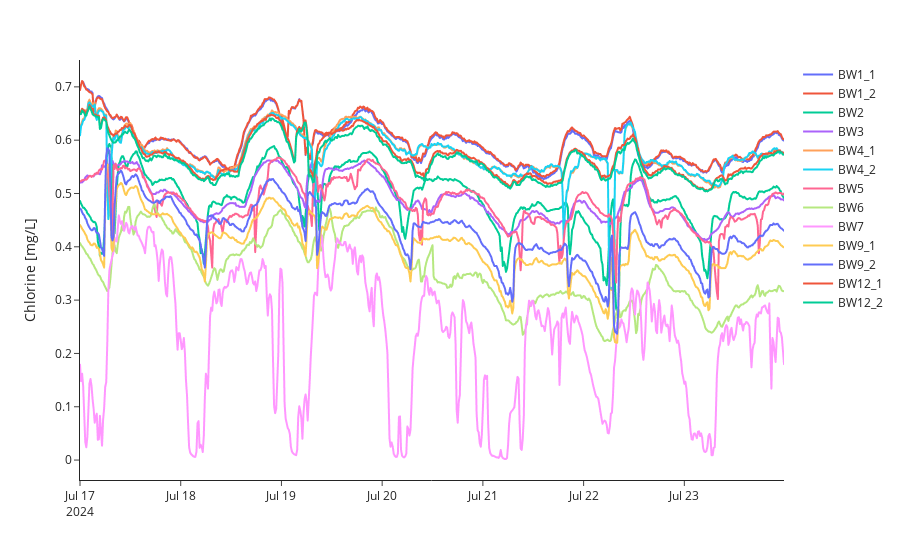

Write notebook code for a chart like this one.
### Markdown cell above
Chlorine time series plotting.

### Code cell
# chlorine data
try:
    wq_bwfl_ids = wq_df.dropna(subset=['mean'])['bwfl_id'].unique()
    plot_wq_df = wq_df[(wq_df['bwfl_id'].isin(wq_bwfl_ids)) & (wq_df['data_type'] == 'chlorine')]
    plot_wq_df.loc[:, :] = plot_wq_df.loc[:, :].replace(0.0, np.nan)

    fig = px.line(
        plot_wq_df,
        x='datetime',
        y='mean',
        color='bwfl_id',
    )

    fig.update_layout(
        xaxis_title='',
        yaxis_title='Chlorine [mg/L]',
        legend_title_text='',
        template='simple_white',
        height=450,
    )
    fig.show()
except:
    print("Plotting data not available.")

### Figure 1 — Plotly figure (JSON) as saved in the notebook; plotly's stock layout.template omitted (floating-point values rounded to 4 significant figures; data arrays with more than 128 entries replaced by an {"elided": "..."} marker saying what was removed)
{"data": [{"hovertemplate": "bwfl_id=BW1_1<br>datetime=%{x}<br>mean=%{y}<extra></extra>", "legendgroup": "BW1_1", "line": {"color": "#636efa", "dash": "solid"}, "marker": {"symbol": "circle"}, "mode": "lines", "name": "BW1_1", "showlegend": true, "type": "scattergl", "x": {"elided": "672 str values"}, "xaxis": "x", "y": {"elided": "672 float values"}, "yaxis": "y"}, {"hovertemplate": "bwfl_id=BW1_2<br>datetime=%{x}<br>mean=%{y}<extra></extra>", "legendgroup": "BW1_2", "line": {"color": "#EF553B", "dash": "solid"}, "marker": {"symbol": "circle"}, "mode": "lines", "name": "BW1_2", "showlegend": true, "type": "scattergl", "x": {"elided": "672 str values"}, "xaxis": "x", "y": {"elided": "672 float values"}, "yaxis": "y"}, {"hovertemplate": "bwfl_id=BW2<br>datetime=%{x}<br>mean=%{y}<extra></extra>", "legendgroup": "BW2", "line": {"color": "#00cc96", "dash": "solid"}, "marker": {"symbol": "circle"}, "mode": "lines", "name": "BW2", "showlegend": true, "type": "scattergl", "x": {"elided": "672 str values"}, "xaxis": "x", "y": {"elided": "672 float values"}, "yaxis": "y"}, {"hovertemplate": "bwfl_id=BW3<br>datetime=%{x}<br>mean=%{y}<extra></extra>", "legendgroup": "BW3", "line": {"color": "#ab63fa", "dash": "solid"}, "marker": {"symbol": "circle"}, "mode": "lines", "name": "BW3", "showlegend": true, "type": "scattergl", "x": {"elided": "672 str values"}, "xaxis": "x", "y": {"elided": "672 float values"}, "yaxis": "y"}, {"hovertemplate": "bwfl_id=BW4_1<br>datetime=%{x}<br>mean=%{y}<extra></extra>", "legendgroup": "BW4_1", "line": {"color": "#FFA15A", "dash": "solid"}, "marker": {"symbol": "circle"}, "mode": "lines", "name": "BW4_1", "showlegend": true, "type": "scattergl", "x": {"elided": "672 str values"}, "xaxis": "x", "y": {"elided": "672 float values"}, "yaxis": "y"}, {"hovertemplate": "bwfl_id=BW4_2<br>datetime=%{x}<br>mean=%{y}<extra></extra>", "legendgroup": "BW4_2", "line": {"color": "#19d3f3", "dash": "solid"}, "marker": {"symbol": "circle"}, "mode": "lines", "name": "BW4_2", "showlegend": true, "type": "scattergl", "x": {"elided": "672 str values"}, "xaxis": "x", "y": {"elided": "672 float values"}, "yaxis": "y"}, {"hovertemplate": "bwfl_id=BW5<br>datetime=%{x}<br>mean=%{y}<extra></extra>", "legendgroup": "BW5", "line": {"color": "#FF6692", "dash": "solid"}, "marker": {"symbol": "circle"}, "mode": "lines", "name": "BW5", "showlegend": true, "type": "scattergl", "x": {"elided": "672 str values"}, "xaxis": "x", "y": {"elided": "672 float values"}, "yaxis": "y"}, {"hovertemplate": "bwfl_id=BW6<br>datetime=%{x}<br>mean=%{y}<extra></extra>", "legendgroup": "BW6", "line": {"color": "#B6E880", "dash": "solid"}, "marker": {"symbol": "circle"}, "mode": "lines", "name": "BW6", "showlegend": true, "type": "scattergl", "x": {"elided": "672 str values"}, "xaxis": "x", "y": {"elided": "672 float values"}, "yaxis": "y"}, {"hovertemplate": "bwfl_id=BW7<br>datetime=%{x}<br>mean=%{y}<extra></extra>", "legendgroup": "BW7", "line": {"color": "#FF97FF", "dash": "solid"}, "marker": {"symbol": "circle"}, "mode": "lines", "name": "BW7", "showlegend": true, "type": "scattergl", "x": {"elided": "672 str values"}, "xaxis": "x", "y": {"elided": "672 float values"}, "yaxis": "y"}, {"hovertemplate": "bwfl_id=BW9_1<br>datetime=%{x}<br>mean=%{y}<extra></extra>", "legendgroup": "BW9_1", "line": {"color": "#FECB52", "dash": "solid"}, "marker": {"symbol": "circle"}, "mode": "lines", "name": "BW9_1", "showlegend": true, "type": "scattergl", "x": {"elided": "672 str values"}, "xaxis": "x", "y": {"elided": "672 float values"}, "yaxis": "y"}, {"hovertemplate": "bwfl_id=BW9_2<br>datetime=%{x}<br>mean=%{y}<extra></extra>", "legendgroup": "BW9_2", "line": {"color": "#636efa", "dash": "solid"}, "marker": {"symbol": "circle"}, "mode": "lines", "name": "BW9_2", "showlegend": true, "type": "scattergl", "x": {"elided": "672 str values"}, "xaxis": "x", "y": {"elided": "672 float values"}, "yaxis": "y"}, {"hovertemplate": "bwfl_id=BW12_1<br>datetime=%{x}<br>mean=%{y}<extra></extra>", "legendgroup": "BW12_1", "line": {"color": "#EF553B", "dash": "solid"}, "marker": {"symbol": "circle"}, "mode": "lines", "name": "BW12_1", "showlegend": true, "type": "scattergl", "x": {"elided": "672 str values"}, "xaxis": "x", "y": {"elided": "672 float values"}, "yaxis": "y"}, {"hovertemplate": "bwfl_id=BW12_2<br>datetime=%{x}<br>mean=%{y}<extra></extra>", "legendgroup": "BW12_2", "line": {"color": "#00cc96", "dash": "solid"}, "marker": {"symbol": "circle"}, "mode": "lines", "name": "BW12_2", "showlegend": true, "type": "scattergl", "x": {"elided": "672 str values"}, "xaxis": "x", "y": {"elided": "672 float values"}, "yaxis": "y"}], "layout": {"autosize": true, "legend": {"title": {"text": ""}, "tracegroupgap": 0}, "margin": {"t": 60}, "xaxis": {"anchor": "y", "autorange": true, "domain": [0, 1], "range": ["2024-07-17", "2024-07-23 23:45"], "title": {"text": ""}, "type": "date"}, "yaxis": {"anchor": "x", "autorange": true, "domain": [0, 1], "range": [-0.03739, 0.7504], "title": {"text": "Chlorine [mg/L]"}, "type": "linear"}}}
